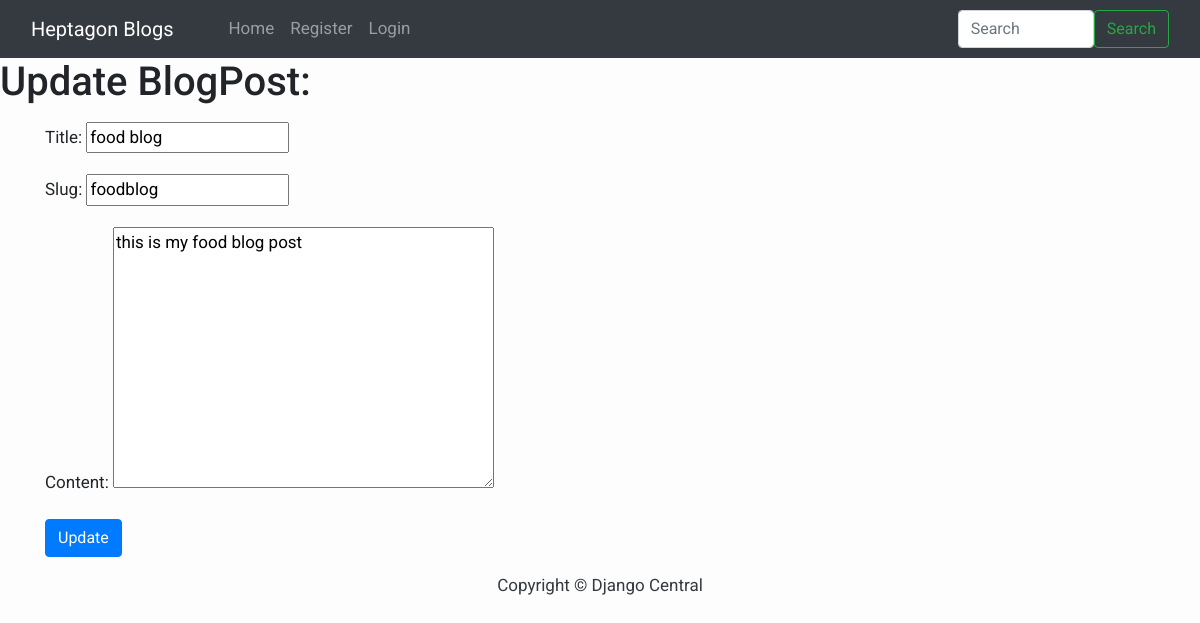
The app's page /edit_blog_post/foodblog/ with its own data.
### blog/models.py (models this page shows, shortened)
class BlogPost(models.Model):
    title=models.CharField(max_length=255)
    author= models.ForeignKey(User, on_delete=models.CASCADE)
    slug=models.CharField(max_length=130)
    content=models.TextField()
    image = models.ImageField(upload_to="profile_pics", blank=True, null=True)
    dateTime=models.DateTimeField(auto_now_add=True)

### blog/views.py (the view)
# urls.py: path("edit_blog_post/<str:slug>/", UpdatePostView.as_view(), name="edit_blog_post"),
class UpdatePostView(UpdateView):
    try:
        model = BlogPost
        template_name = 'edit_blog.html'
        fields = ['title','slug','content']
    except Exception as e:
        JsonResponse({'msg':'something missing'})

### templates/edit_blog.html
{%extends 'base.html'%} {%block content%}
<h1> Update BlogPost:</h1>
<form action="" enctype="multipart/form-data" method="POST"> {% csrf_token %}
    <div class="container mt-3">
   {{ form.as_p }}
        <button type="submit" class="btn btn-primary">Update</button>
    </div>
</form>
{%endblock content%}

### templates/base.html (style rules this page uses)
body { font-family: "Roboto", sans-serif; font-size: 17px; background-color: #fdfdfd; }

### records on screen
BlogPost: title "food blog", slug "foodblog", content "this is my food blog post"
